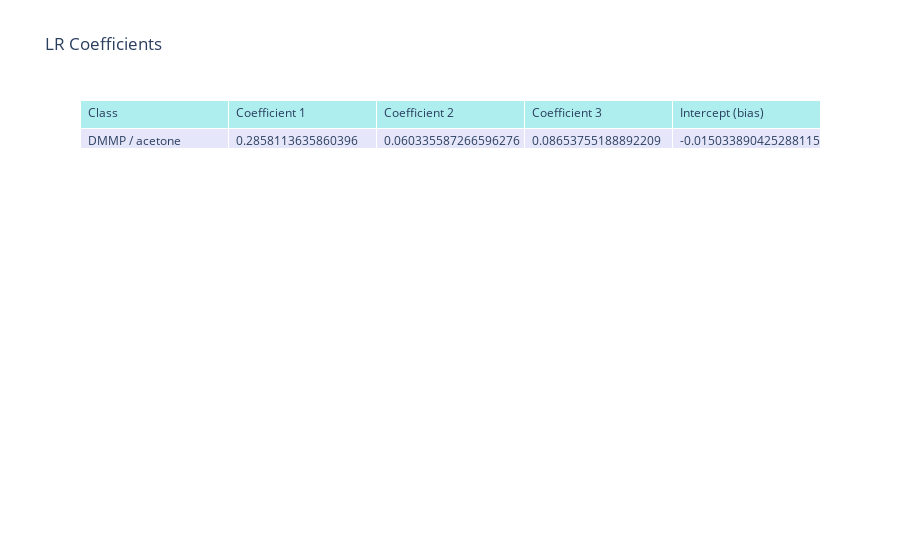
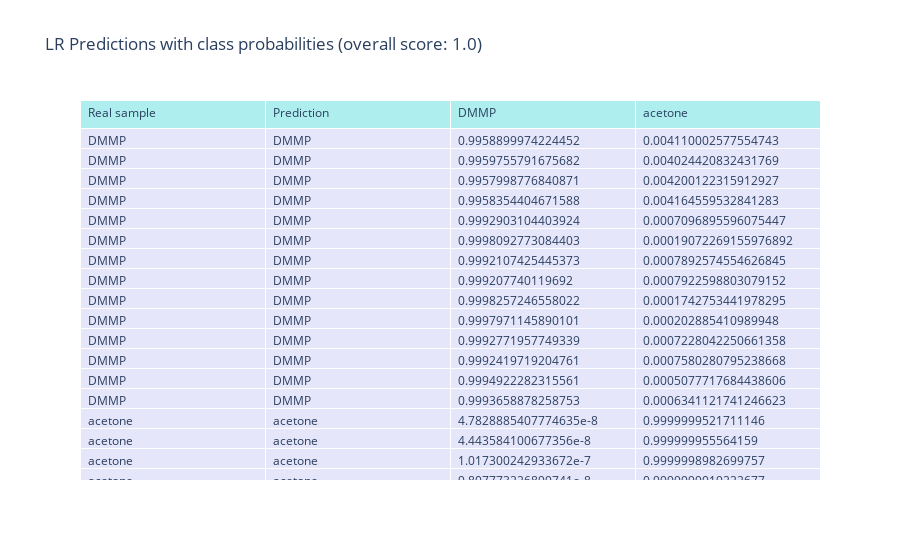
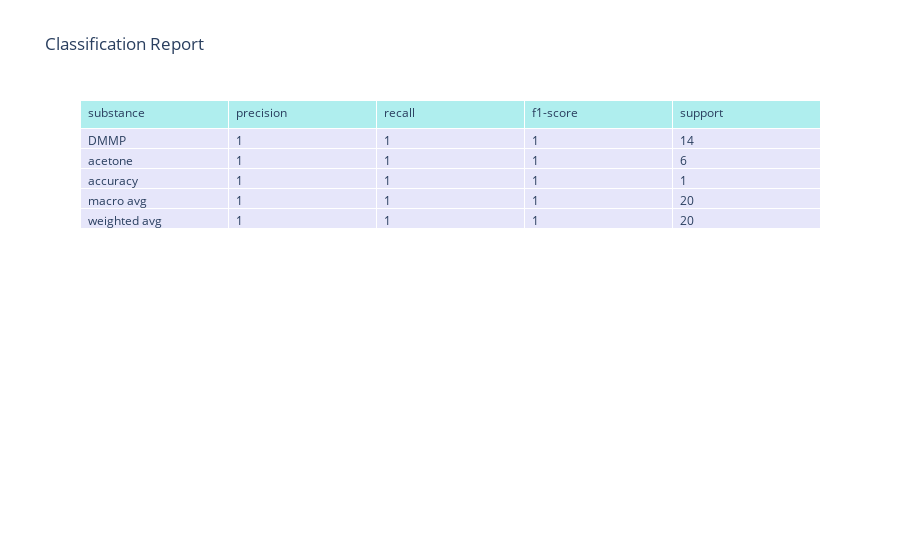
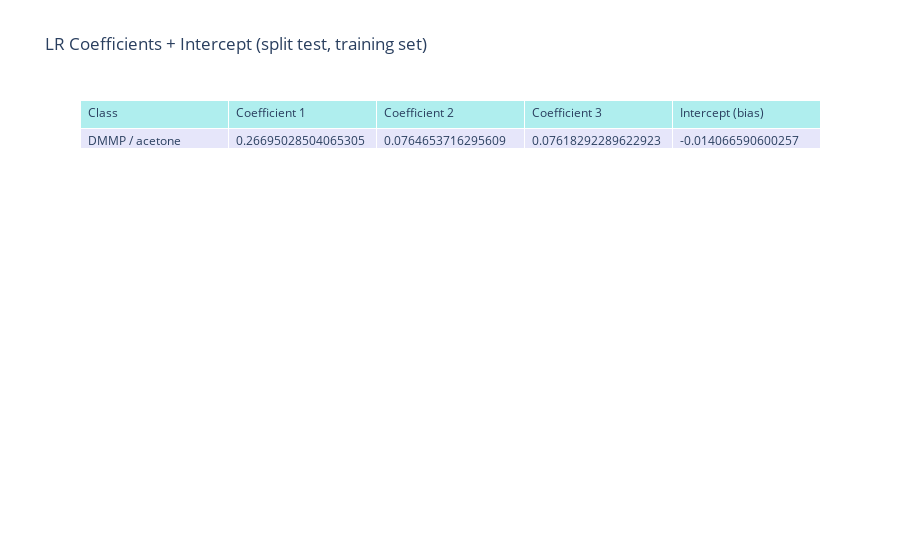

Notebook cell for these charts, in order:
### Markdown cell above
# With another dataset: let's see if the same happens

### Code cell
from chemfusekit.df import DFSettings, DF, Table, GraphMode
from chemfusekit.lr import LRSettings, LR
from chemfusekit.pca import PCASettings, PCA

# Set up the import settings for the first table (IMS spectral data)
table1 = Table(
    file_path='./IMS_GC_QEPAS.xlsx',
    sheet_name='IMS',
    preprocessing='snv',
    class_column='Class'
)

# Set up the import settings for the second table (GC chromatography data)
table2 = Table(
    file_path='./IMS_GC_QEPAS.xlsx',
    sheet_name='GC',
    preprocessing='none',
    class_column='Class'
)

# Set up the import settings for the third table (QEPAS spectral data)
table3 = Table(
    file_path='./IMS_GC_QEPAS.xlsx',
    sheet_name='QEPAS',
    preprocessing='snv',
    class_column='Class'
)

# Now, let's make an array of the three tables
# tables = [table1, table2, table3]
df = DF(DFSettings(), [table1, table2, table3])
df.fuse()
data = df.fused_data
print(data.y)

# Reduce the dimensionality of the fused dataset
pca = PCA(PCASettings(), data)
data = pca.rescaled_data

# Set up and perform LR
lr_settings = LRSettings(output=GraphMode.GRAPHIC, test_split=True)
lr = LR(lr_settings, data)
lr.train()

### Figure 1 — Plotly figure (JSON) as saved in the notebook; plotly's stock layout.template omitted (floating-point values rounded to 4 significant figures)
{"data": [{"cells": {"align": "left", "fill": {"color": "lavender"}, "values": [["DMMP / acetone"], ["0.2858113635860396"], ["0.060335587266596276"], ["0.08653755188892209"], ["-0.015033890425288115"]]}, "header": {"align": "left", "fill": {"color": "paleturquoise"}, "values": ["Class", "Coefficient 1", "Coefficient 2", "Coefficient 3", "Intercept (bias)"]}, "type": "table"}], "layout": {"title": {"text": "LR Coefficients"}}}

### Figure 2 — Plotly figure (JSON) as saved in the notebook; plotly's stock layout.template omitted (floating-point values rounded to 4 significant figures)
{"data": [{"cells": {"align": "left", "fill": {"color": "lavender"}, "values": [["DMMP", "DMMP", "DMMP", "DMMP", "DMMP", "DMMP", "DMMP", "DMMP", "DMMP", "DMMP", "DMMP", "DMMP", "DMMP", "DMMP", "acetone", "acetone", "acetone", "acetone", "acetone", "acetone"], ["DMMP", "DMMP", "DMMP", "DMMP", "DMMP", "DMMP", "DMMP", "DMMP", "DMMP", "DMMP", "DMMP", "DMMP", "DMMP", "DMMP", "acetone", "acetone", "acetone", "acetone", "acetone", "acetone"], [0.9959, 0.996, 0.9958, 0.9958, 0.9993, 0.9998, 0.9992, 0.9992, 0.9998, 0.9998, 0.9993, 0.9992, 0.9995, 0.9994, 4.783e-08, 4.444e-08, 1.017e-07, 9.808e-08, 1.071e-07, 9.287e-08], [0.00411, 0.004024, 0.0042, 0.004165, 0.0007097, 0.0001907, 0.0007893, 0.0007923, 0.0001743, 0.0002029, 0.0007228, 0.000758, 0.0005078, 0.0006341, 1.0, 1.0, 1.0, 1.0, 1.0, 1.0]]}, "header": {"align": "left", "fill": {"color": "paleturquoise"}, "values": ["Real sample", "Prediction", "DMMP", "acetone"]}, "type": "table"}], "layout": {"title": {"text": "LR Predictions with class probabilities (overall score: 1.0)"}}}

### Figure 3 — Plotly figure (JSON) as saved in the notebook; plotly's stock layout.template omitted (floating-point values rounded to 4 significant figures)
{"data": [{"cells": {"align": "left", "fill": {"color": "lavender"}, "values": [["DMMP", "acetone", "accuracy", "macro avg", "weighted avg"], [1, 1, 1, 1, 1], [1, 1, 1, 1, 1], [1, 1, 1, 1, 1], [14, 6, 1, 20, 20]]}, "header": {"align": "left", "fill": {"color": "paleturquoise"}, "values": ["substance", "precision", "recall", "f1-score", "support"]}, "type": "table"}], "layout": {"title": {"text": "Classification Report"}}}

### Figure 4 — Plotly figure (JSON) as saved in the notebook; plotly's stock layout.template omitted (floating-point values rounded to 4 significant figures)
{"data": [{"cells": {"align": "left", "fill": {"color": "lavender"}, "values": [["DMMP / acetone"], ["0.26695028504065305"], ["0.0764653716295609"], ["0.07618292289622923"], ["-0.014066590600257"]]}, "header": {"align": "left", "fill": {"color": "paleturquoise"}, "values": ["Class", "Coefficient 1", "Coefficient 2", "Coefficient 3", "Intercept (bias)"]}, "type": "table"}], "layout": {"title": {"text": "LR Coefficients + Intercept (split test, training set)"}}}
